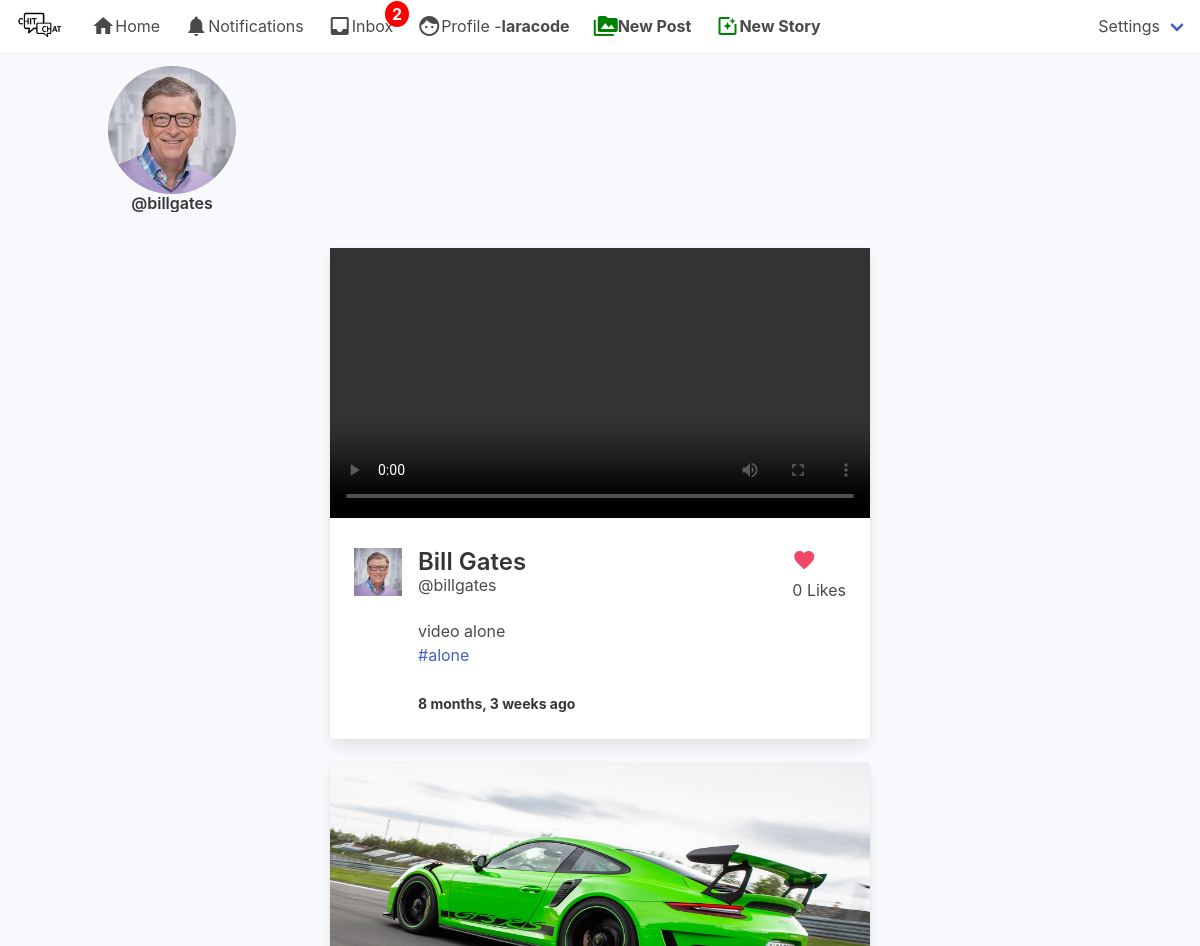
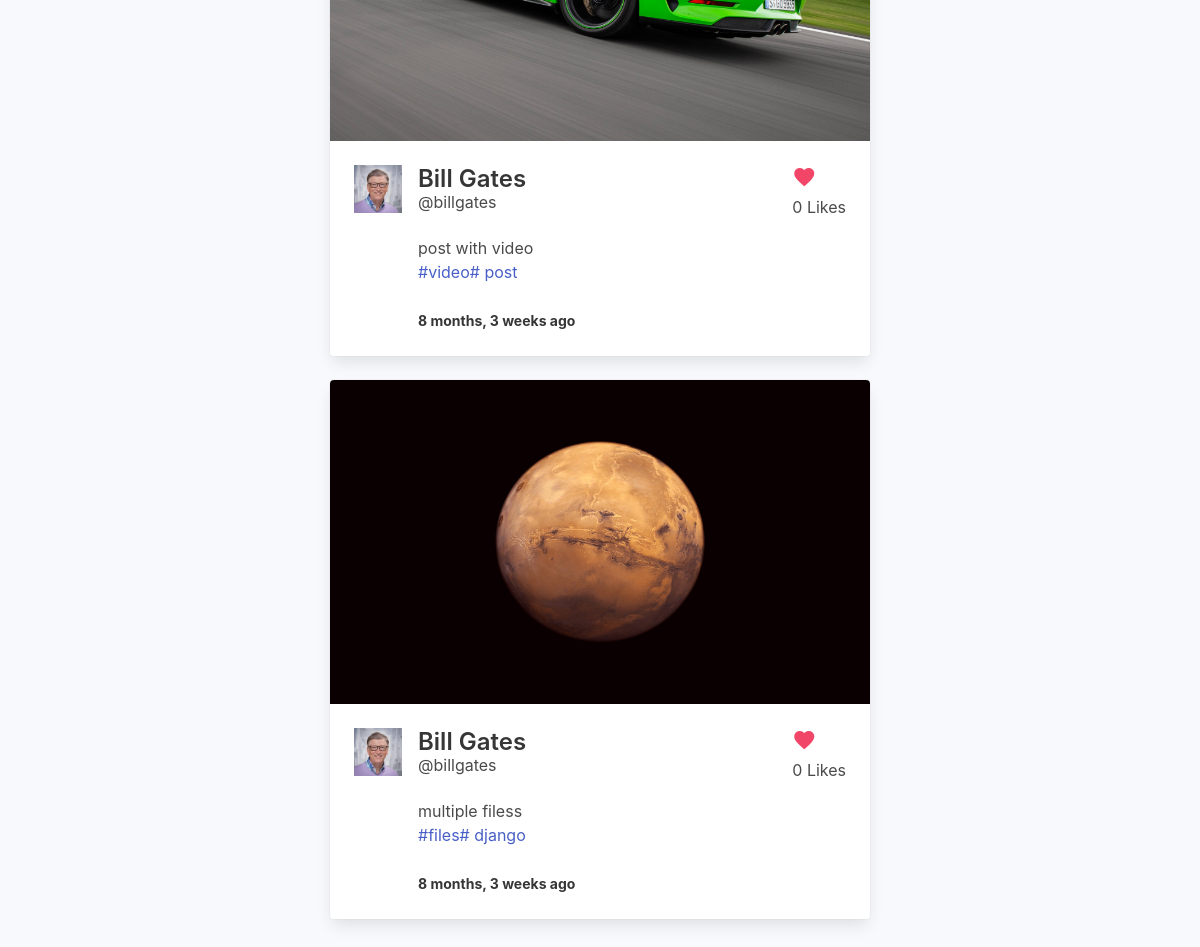
Screenshot of /post/ (signed in) with the database file from the repository (2 pictures, top to bottom).
### stories/models.py (models this page shows, shortened)
class StoryStream(models.Model):
	following = models.ForeignKey(User, on_delete=models.CASCADE, related_name='story_following')
	user = models.ForeignKey(User, on_delete=models.CASCADE)
	story = models.ManyToManyField(Story, related_name='storiess')
	date = models.DateTimeField(auto_now_add=True)

### authy/models.py (models this page shows, shortened)
class Profile(models.Model):
	user = models.OneToOneField(User, on_delete=models.CASCADE, related_name='profile')
	first_name = models.CharField(max_length=50, null=True, blank=True)
	last_name = models.CharField(max_length=50, null=True, blank=True)
	location = models.CharField(max_length=50, null=True, blank=True)
	url = models.CharField(max_length=80, null=True, blank=True)
	profile_info = models.TextField(max_length=150, null=True, blank=True)
	created = models.DateField(auto_now_add=True)
	favorites = models.ManyToManyField(Post)
	picture = models.ImageField(upload_to=user_directory_path, blank=True, null=True, verbose_name='Picture')

### post/models.py (models this page shows, shortened)
class Post(models.Model):
	id = models.UUIDField(primary_key=True, default=uuid.uuid4, editable=False)
	content =  models.ManyToManyField(PostFileContent, related_name='contents')
	caption = models.TextField(max_length=1500, verbose_name='Caption')
	posted = models.DateTimeField(auto_now_add=True)
	tags = models.ManyToManyField(Tag, related_name='tags')
	user = models.ForeignKey(User, on_delete=models.CASCADE)
	likes = models.IntegerField(default=0)
	def get_absolute_url(self):
		return reverse('postdetails', args=[str(self.id)])

class Tag(models.Model):
	title = models.CharField(max_length=75, verbose_name='Tag')
	slug = models.SlugField(null=False, unique=True)
	class Meta:
		verbose_name='Tag'
		verbose_name_plural = 'Tags'
	def get_absolute_url(self):
		return reverse('tags', args=[self.slug])
	def __str__(self):
		return self.title

class PostFileContent(models.Model):
	user = models.ForeignKey(User, on_delete=models.CASCADE, related_name='content_owner')
	file = models.FileField(upload_to=user_directory_path)

### post/views.py (the view)
# urls.py: path('', index, name='index'),
@login_required
def index(request):
	user = request.user
	posts = Stream.objects.filter(user=user)
	stories = StoryStream.objects.filter(user=user)
	group_ids = []
	for post in posts:
		group_ids.append(post.post_id)
	post_items = Post.objects.filter(id__in=group_ids).all().order_by('-posted')
	template = loader.get_template('index.html')
	context = {
		'post_items': post_items,
		'stories': stories,
	}
	return HttpResponse(template.render(context, request))

### direct/views.py (called while the page is built)
def checkDirects(request):
	directs_count = 0
	if request.user.is_authenticated:
		directs_count = Message.objects.filter(user=request.user, is_read=False).count()
	return {'directs_count':directs_count}

### notifications/views.py (called while the page is built)
def CountNotifications(request):
	count_notifications = 0
	if request.user.is_authenticated:
		count_notifications = Notification.objects.filter(user=request.user, is_seen=False).count()
	return {'count_notifications':count_notifications}

### instagram_clone/templates/index.html (shortened to what this page needs)
{% extends 'base.html' %}
{% load static %}
{% load humanize %}
{% block content %}
  <div style="overflow: hidden; padding-top:30px ;" class="columns">
{% for story in stories %}
  <div style="padding-right: 9px;">
    <a name="{{ story.id }}" class="showModal">
    <figure class="image is-128x128">
      <img class="is-rounded" src="{{ story.following.profile.picture.url }}">
    </figure>
    <div class="media-content has-text-centered">
      <p class="title is-6">@{{ story.following.username }}</p>
    </div>
    </a>
  </div>
{% endfor %}
  </div>
</div>
<br>
  <div class="columns is-mobile is-centered">
  <div class="column is-half">
{% for post_item in post_items %}
  <div class="card">
  <div class="card-image">
  {% if post_item.content.first.file.name|slice:"-3:" == 'jpg' or post_item.content.first.file.name|slice:"-3:" == 'png' %}
    <figure class="image is-5by3">
      <a href="{{ post_item.get_absolute_url }}">
        <img src="{{ post_item.content.first.file.url }}" alt="Placeholder image">
      </a>
    </figure>
  {% else %}
    <a href="{{ post_item.get_absolute_url }}">
      <video width="1080" controls="controls" preload="metadata">
        <source src="{{ post_item.content.first.file.url }}#t=0.5" type="video/mp4">
      </video>
    </a>
  {% endif %}
  </div>
  <div class="card-content">
    <div class="media">
      <div class="media-left">
        <figure class="image is-48x48">
          {% if post_item.user.profile.picture %}
            <img src="{{ post_item.user.profile.picture.url }}" alt="Placeholder image">
          {% else %}
            <img src="https://bulma.io/images/placeholders/96x96.png" alt="Placeholder image">
          {% endif %}
        </figure>
      </div>
      <div class="media-content">
        {% if post_item.user.profile.first_name %}
          <a href="{% url 'profile' post_item.user %}"><p class="title is-4">{{ post_item.user.profile.first_name }} {{ post_item.user.profile.last_name }}</p></a>
        {% else %}
          <a href="{% url 'profile' post_item.user %}"><p class="title is-4">Unknown</p></a>
        {% endif %}
        <p class="subtitle is-6">@{{ post_item.user.username }}</p>
      {{ post_item.caption }}
      <p>{% for tag in post_item.tags.all %}<a href="{{ tag.get_absolute_url }}">#{{ tag }}</a>{% endfor %}</p>
      <br>
      <strong><small>{{ post_item.posted | naturaltime }}</small></strong>
      </div>
    <div class="media-right">
      <a href="{% url 'postlike' post_item.id %}"><i class="material-icons has-text-danger">favorite</i></a>
      <p>{{ post_item.likes }} Likes</p>
    </div>
</div>
  </div>
</div>
<br>
{% endfor %}
</div>
</div>
{% endblock %}

### instagram_clone/templates/base.html (shortened to what this page needs)
{% load static %}
<!DOCTYPE html>
<html>
  <head>
    <link rel="stylesheet" href="{% static 'css/bulma.min.css' %}">
    <link rel="stylesheet" href="{% static 'css/style.css' %}">
  </head>
  <body style="background-color: #f7f9fc;">
  <nav class="navbar has-shadow is-fixed-top" role="navigation" aria-label="main navigation">
  <div class="navbar-brand">
    <a class="navbar-item" href="">
      <img src="{% static 'img/chit-chat.png' %}" height="256px">
    </a>
  </div>
  <div id="navbarBasicExample" class="navbar-menu">
    <div class="navbar-start">
      <a href="{% url 'index' %}" class="navbar-item">
        <i class="material-icons">home</i>
        Home
      </a>
      <a href="{% url 'show-notifications' %}" class="navbar-item">
        <i class="material-icons">notifications</i>
        Notifications
      </a>
      <a href="{% url 'inbox' %}" class="navbar-item">
        <i class="material-icons">inbox</i>
        Inbox
        {% if directs_count %}
        <span class="badge">{{ directs_count }}</span>
        {% endif %}
      </a>
      <a href="{% url 'profile' request.user %}" class="navbar-item">
        <i class="material-icons">face</i>
        Profile - <strong>{{ request.user }}</strong>
      </a>
        <a href="{% url 'newpost' %}" class="navbar-item">
          <i style="color: green;" class="material-icons">perm_media</i>
          <strong>New Post</strong>
        </a>
        <a href="{% url 'newstory' %}" class="navbar-item">
          <i style="color: green;" class="material-icons">photo_filter</i>
          <strong>New Story</strong>
        </a>
      </div>
    </div>
        <div class="navbar-end">
        <div class=" navbar-item has-dropdown is-hoverable">
        <a class="navbar-link">
          Settings
        </a>
  </div>
</nav>
  <section class="section">
    <div class="container">
      {% block content %}
      {% endblock %}
  </section>
  </body>
</html>

### instagram_clone/static/css/style.css (style rules this page uses)
.badge { position: absolute; top: 1px; right: -4px; padding: 1px 7px; border-radius: 50%; background: red; color: white; font-weight: bold; }
* { box-sizing:border-box }

### rows the page displays
StoryStream: following.profile.picture (picture), following.username "billgates"
Post: user.profile.picture (picture), user.profile.first_name "Bill", user.profile.last_name "Gates", user.username "billgates", caption "video alone", posted "8 months, 3 weeks ago", likes "0"
Tag: title "alone"
Post: content.first.file (picture), user.profile.picture (picture), user.profile.first_name "Bill", user.profile.last_name "Gates", user.username "billgates", caption "post with video", posted "8 months, 3 weeks ago", likes "0"
Tag: title "video"
Tag: title "post"
Post: content.first.file (picture), user.profile.picture (picture), user.profile.first_name "Bill", user.profile.last_name "Gates", user.username "billgates", caption "multiple filess", posted "8 months, 3 weeks ago", likes "0"
Tag: title "files"
Tag: title "django"

### other values shown
{{ directs_count }} "2"
{{ request.user }} "laracode"
